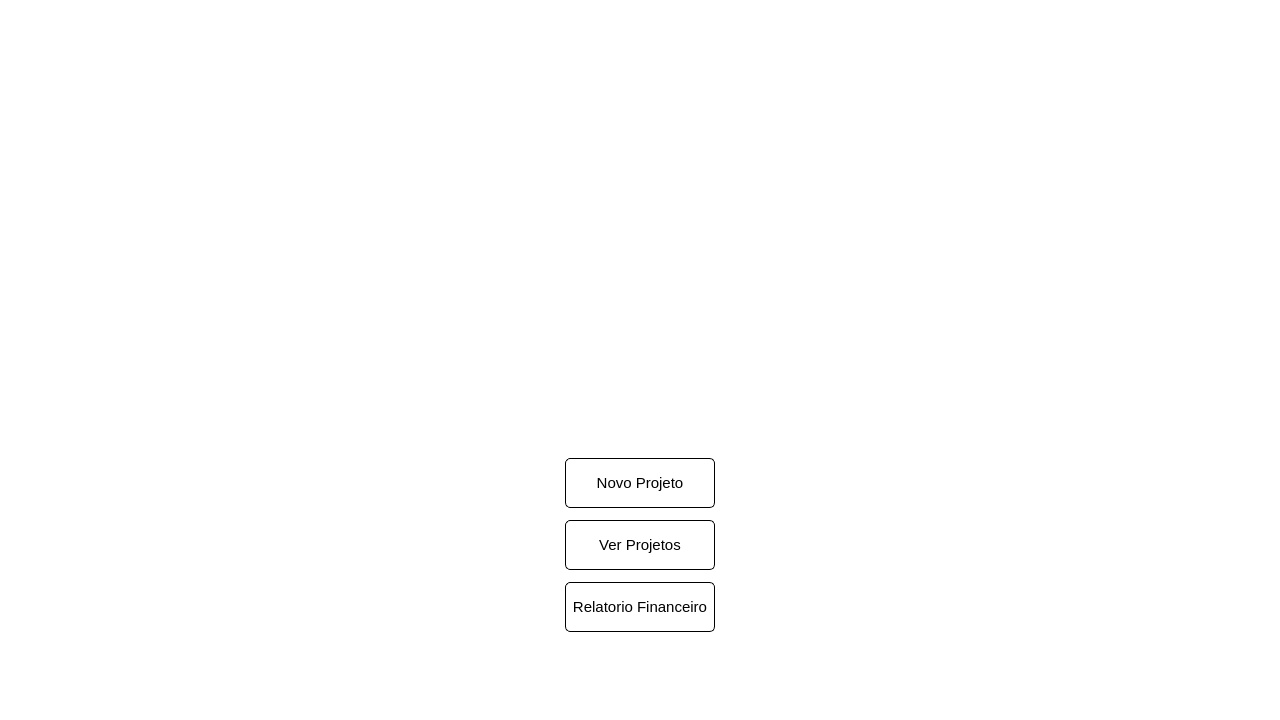
<?xml version="1.0" encoding="UTF-8"?>
<ui version="4.0">
 <class>MainWindow</class>
 <widget class="QMainWindow" name="MainWindow">
  <property name="enabled">
   <bool>true</bool>
  </property>
  <property name="geometry">
   <rect>
    <x>0</x>
    <y>0</y>
    <width>1280</width>
    <height>720</height>
   </rect>
  </property>
  <property name="windowTitle">
   <string>MainWindow</string>
  </property>
  <property name="layoutDirection">
   <enum>Qt::LeftToRight</enum>
  </property>
  <property name="styleSheet">
   <string notr="true">background-color: rgb(255, 255, 255);</string>
  </property>
  <property name="tabShape">
   <enum>QTabWidget::Rounded</enum>
  </property>
  <widget class="QWidget" name="centralwidget">
   <layout class="QVBoxLayout" name="verticalLayout">
    <property name="spacing">
     <number>0</number>
    </property>
    <property name="leftMargin">
     <number>0</number>
    </property>
    <property name="topMargin">
     <number>0</number>
    </property>
    <property name="rightMargin">
     <number>0</number>
    </property>
    <property name="bottomMargin">
     <number>0</number>
    </property>
    <item alignment="Qt::AlignHCenter">
     <widget class="QLabel" name="label">
      <property name="minimumSize">
       <size>
        <width>500</width>
        <height>300</height>
       </size>
      </property>
      <property name="maximumSize">
       <size>
        <width>500</width>
        <height>200</height>
       </size>
      </property>
      <property name="text">
       <string/>
      </property>
      <property name="pixmap">
       <pixmap>assets/logo.jpeg</pixmap>
      </property>
      <property name="scaledContents">
       <bool>true</bool>
      </property>
      <property name="alignment">
       <set>Qt::AlignCenter</set>
      </property>
     </widget>
    </item>
    <item alignment="Qt::AlignHCenter">
     <widget class="QFrame" name="frame_menu">
      <property name="minimumSize">
       <size>
        <width>600</width>
        <height>200</height>
       </size>
      </property>
      <property name="maximumSize">
       <size>
        <width>600</width>
        <height>200</height>
       </size>
      </property>
      <property name="styleSheet">
       <string notr="true">background-color: rgb(255, 255, 255);
background-repeat: no-repeat;
background-position: center;</string>
      </property>
      <property name="frameShape">
       <enum>QFrame::NoFrame</enum>
      </property>
      <property name="frameShadow">
       <enum>QFrame::Raised</enum>
      </property>
      <layout class="QVBoxLayout" name="verticalLayout_2">
       <property name="spacing">
        <number>0</number>
       </property>
       <property name="leftMargin">
        <number>0</number>
       </property>
       <property name="topMargin">
        <number>0</number>
       </property>
       <property name="rightMargin">
        <number>0</number>
       </property>
       <property name="bottomMargin">
        <number>0</number>
       </property>
       <item alignment="Qt::AlignHCenter">
        <widget class="QPushButton" name="btn_new">
         <property name="minimumSize">
          <size>
           <width>150</width>
           <height>50</height>
          </size>
         </property>
         <property name="maximumSize">
          <size>
           <width>150</width>
           <height>50</height>
          </size>
         </property>
         <property name="font">
          <font>
           <pointsize>11</pointsize>
           <weight>50</weight>
           <bold>false</bold>
          </font>
         </property>
         <property name="cursor">
          <cursorShape>PointingHandCursor</cursorShape>
         </property>
         <property name="styleSheet">
          <string notr="true">QPushButton {
	background-color: #ffffff;
	border: 1px solid black;
	border-radius: 5px;
}

QPushButton:hover {
	background-color: rgb(223, 223, 223);
	border: 1px solid black;
	border-radius: 5px;
}

QPushButton:pressed {
	background-color: rgb(200, 200, 200);
	border: 1px solid black;
	border-radius: 5px;
}</string>
         </property>
         <property name="text">
          <string>Novo Projeto</string>
         </property>
         <property name="autoDefault">
          <bool>false</bool>
         </property>
         <property name="default">
          <bool>false</bool>
         </property>
         <property name="flat">
          <bool>false</bool>
         </property>
        </widget>
       </item>
       <item alignment="Qt::AlignHCenter">
        <widget class="QPushButton" name="btn_read">
         <property name="minimumSize">
          <size>
           <width>150</width>
           <height>50</height>
          </size>
         </property>
         <property name="maximumSize">
          <size>
           <width>150</width>
           <height>50</height>
          </size>
         </property>
         <property name="font">
          <font>
           <pointsize>11</pointsize>
          </font>
         </property>
         <property name="cursor">
          <cursorShape>PointingHandCursor</cursorShape>
         </property>
         <property name="styleSheet">
          <string notr="true">QPushButton {
	background-color: #ffffff;
	border: 1px solid black;
	border-radius: 5px;
}

QPushButton:hover {
	background-color: rgb(223, 223, 223);
	border: 1px solid black;
	border-radius: 5px;
}

QPushButton:pressed {
	background-color: rgb(200, 200, 200);
	border: 1px solid black;
	border-radius: 5px;
}</string>
         </property>
         <property name="text">
          <string>Ver Projetos</string>
         </property>
         <property name="autoDefault">
          <bool>false</bool>
         </property>
         <property name="default">
          <bool>false</bool>
         </property>
         <property name="flat">
          <bool>false</bool>
         </property>
        </widget>
       </item>
       <item alignment="Qt::AlignHCenter">
        <widget class="QPushButton" name="btn_financeiro">
         <property name="minimumSize">
          <size>
           <width>150</width>
           <height>50</height>
          </size>
         </property>
         <property name="maximumSize">
          <size>
           <width>150</width>
           <height>16777215</height>
          </size>
         </property>
         <property name="font">
          <font>
           <pointsize>11</pointsize>
          </font>
         </property>
         <property name="cursor">
          <cursorShape>PointingHandCursor</cursorShape>
         </property>
         <property name="styleSheet">
          <string notr="true">QPushButton {
	background-color: #ffffff;
	border: 1px solid black;
	border-radius: 5px;
}

QPushButton:hover {
	background-color: rgb(223, 223, 223);
	border: 1px solid black;
	border-radius: 5px;
}

QPushButton:pressed {
	background-color: rgb(200, 200, 200);
	border: 1px solid black;
	border-radius: 5px;
}</string>
         </property>
         <property name="text">
          <string>Relatorio Financeiro</string>
         </property>
        </widget>
       </item>
      </layout>
     </widget>
    </item>
   </layout>
  </widget>
 </widget>
 <resources>
  <include location="src.qrc"/>
 </resources>
 <connections/>
</ui>
